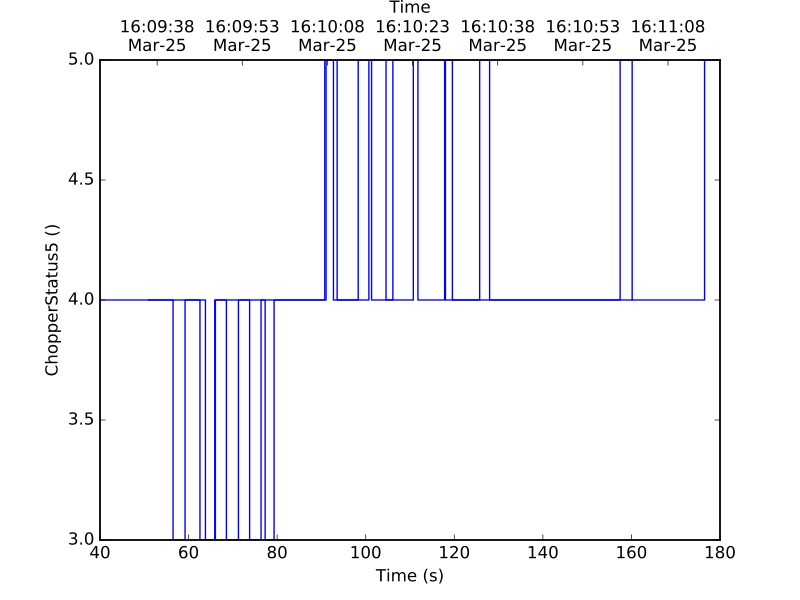

The script that drew this image:
import matplotlib.pyplot as plt
from mantid import plots
from mantid.simpleapi import Load
w=Load('CNCS_7860')
fig, ax = plt.subplots(subplot_kw={'projection':'mantid'})
ax.plot(w,LogName='ChopperStatus5')
axt=ax.twiny()
plots.plotfunctions.plot(axt,w,LogName='ChopperStatus5', FullTime=True)
#fig.show()
